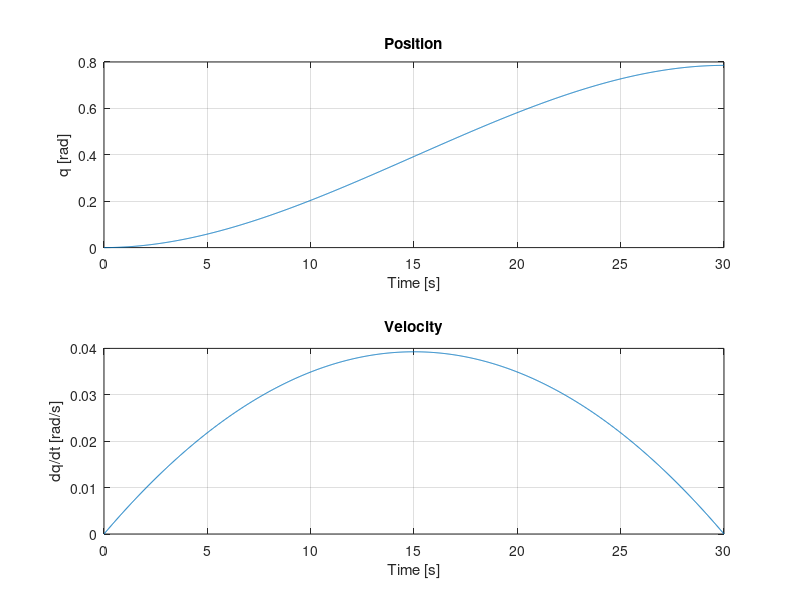

The MATLAB source for this figure:
%% Cubic trajectory for Revolute Joint
clear; clc;

% ===== Parameters =====
tf = 1500;       % number of points
T  = 30;         % TOTAL DURATION in seconds

% Time vector in seconds (column) with 'tf' samples from 0 to T
t = linspace(0, T, tf)';     % [tf x 1]

% ===== Boundary conditions =====
xd  = 45;                    % desired final position (degrees)
xpd = 0;                     % desired final velocity (degrees/s) -> we will use rad/s = 0
a0  = 0;                     % initial position condition (rad)
a1  = 0;                     % initial velocity condition (rad/s)

qf  = deg2rad(xd);           % convert to rad
dqf = 0;                     % rad/s

% ===== System for cubic polynomial coefficients =====
% q(t) = a0 + a1*t + a2*t^2 + a3*t^3
A = [ T^2    T^3 ;
      2*T  3*T^2 ];

B = [ qf - (a0 + a1*T) ;
      dqf - a1 ];

coef = inv(A) * B;          
a2 = coef(1);
a3 = coef(2);

% ===== Path generation =====
% We use the REAL time 't' in seconds (not 1..tf)
q  = a0 + a1*t + a2*t.^2 + a3*t.^3;         % position [rad] (tf x 1)
dq = a1 + 2*a2*t + 3*a3*t.^2;               % velocity [rad/s] (tf x 1)

% Signal for From Workspace (matrix [time, data])
path = [t q];    % <- Use 'path' in the From Workspace block

% ===== Quick plots =====
figure('Name','Trajectories in th1','NumberTitle','off');
subplot(2,1,1);
plot(t, q); grid on;
xlabel('Time [s]'); ylabel('q [rad]'); title('Position');
subplot(2,1,2);
plot(t, dq); grid on;
xlabel('Time [s]'); ylabel('dq/dt [rad/s]'); title('Velocity');


